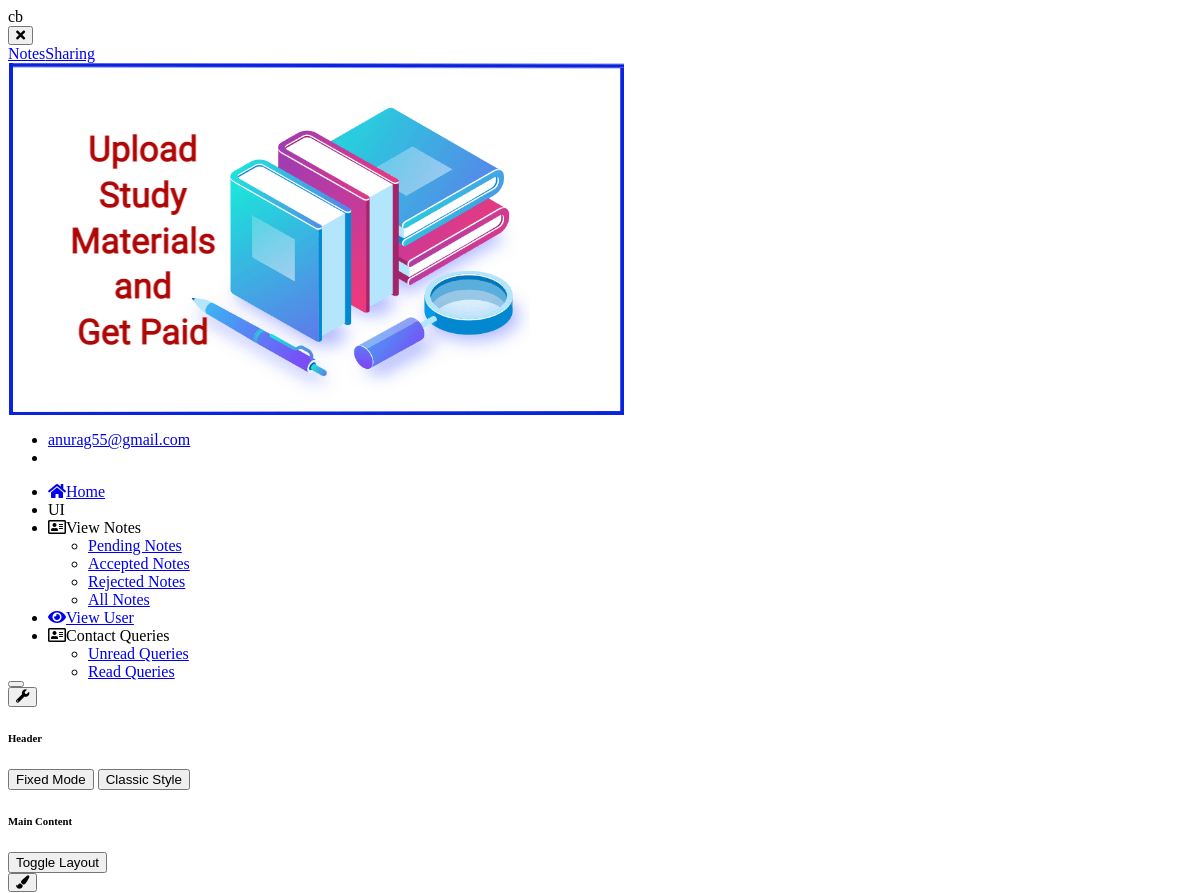
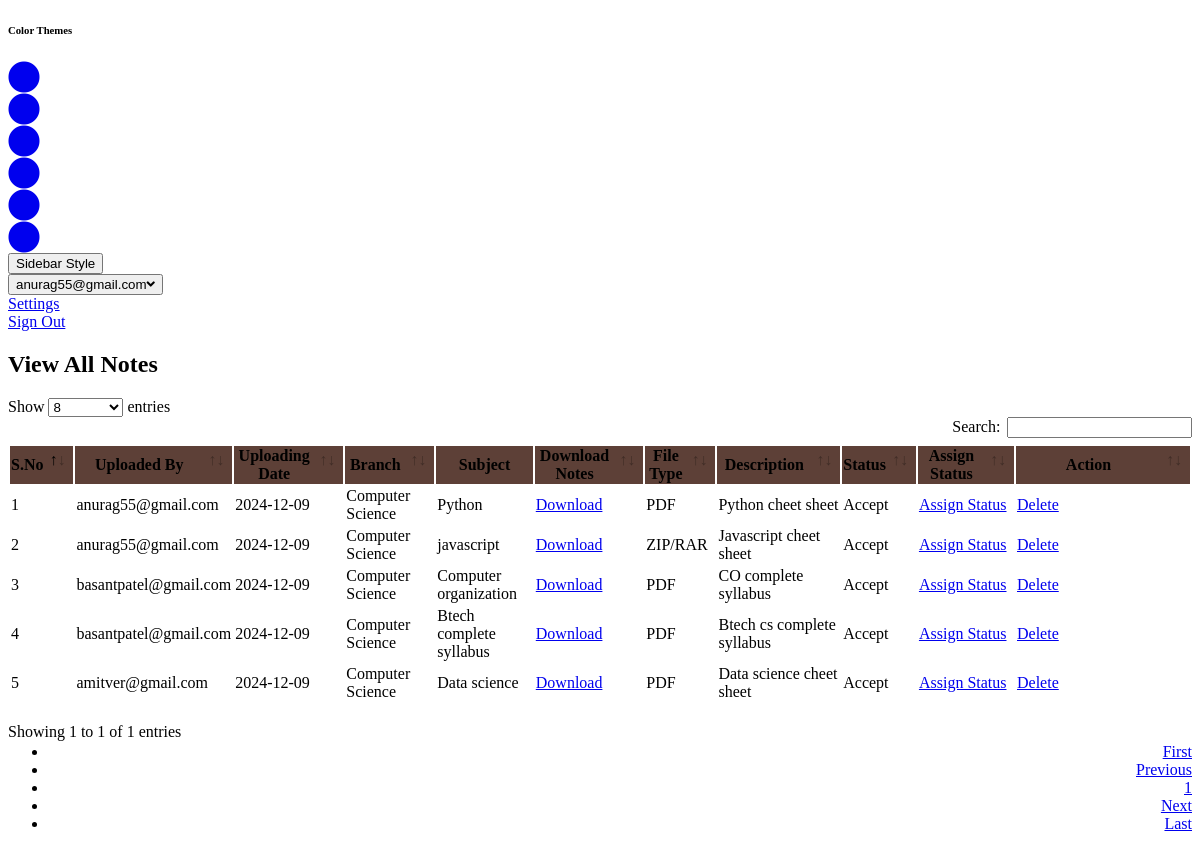
Screenshot of /all_notes (signed in) with the database file from the repository (2 pictures, top to bottom).
### notes/models.py (models this page shows, shortened)
class Notes(models.Model):
    user = models.ForeignKey(User,on_delete=models.CASCADE)
    uploadingdate = models.CharField(max_length=30)
    branch = models.CharField(max_length=30)
    subject = models.CharField(max_length=30)
    notesfile = models.FileField(null=True)
    filetype = models.CharField(max_length=30)
    description = models.CharField(max_length=200, null=True)
    status = models.CharField(max_length=15)

### notes/views.py (the view)
# urls.py: path('all_notes', all_notes, name='all_notes'),
def all_notes(request):
    if not request.user.is_authenticated:
        return redirect('login_admin')
    notes = Notes.objects.all()
    d = {'notes':notes}
    return render(request, 'all_notes.html',d)

### notes/templates/all_notes.html (shortened to what this page needs)
{% load static %}
<html lang="en" class="no-focus">
  <head>
    <link
      rel="stylesheet"
      href="{% static 'js/plugins/datatables/dataTables.bootstrap4.min.css' %}"
    />
    <link
      rel="stylesheet"
      id="css-main"
      href="{% static 'css1/codebase.min.css' %}"
    />
  </head>
  <body>
    <div
      id="page-container"
      class="sidebar-o sidebar-inverse side-scroll page-header-fixed main-content-narrow"
    >
      {% include "sidebar.html" %} {% include "admin_nav.html" %}
      <main id="main-container">
        <div class="content">
          <h2 class="content-heading text-danger">View All Notes</h2>
          <div class="block">
            <div class="block-content block-content-full">
              <table
                class="table table-bordered table-striped table-responsive table-vcenter js-dataTable-full-pagination"
                style="width: 100%"
              >
                <thead class="text-white" style="background-color: #5d4037">
                  <tr>
                    <th class="text-center">S.No</th>
                    <th class="d-none d-sm-table-cell">Uploaded By</th>
                    <th class="d-none d-sm-table-cell">Uploading Date</th>
                    <th class="d-none d-sm-table-cell">Branch</th>
                    <th class="d-none d-sm-table-cell">Subject</th>
                    <th class="d-none d-sm-table-cell">Download Notes</th>
                    <th class="d-none d-sm-table-cell">File Type</th>
                    <th class="d-none d-sm-table-cell">Description</th>
                    <th class="d-none d-sm-table-cell">Status</th>
                    <th class="d-none d-sm-table-cell">Assign Status</th>
                    <th class="d-none d-sm-table-cell" style="width: 15%">
                      Action
                    </th>
                  </tr>
                </thead>
                {% for i in notes %}
                <tbody>
                  <tr>
                    <td class="text-center">{{forloop.counter}}</td>
                    <td class="font-w600">{{i.user.username}}</td>
                    <td class="font-w600">{{i.uploadingdate}}</td>
                    <td class="font-w600">{{i.branch}}</td>
                    <td class="font-w600">{{i.subject}}</td>
                    <td class="font-w600">
                      <a
                        href="{{i.notesfile.url}}"
                        class="btn btn-success"
                        download
                        >Download</a
                      >
                    </td>
                    <td class="font-w600">{{i.filetype}}</td>
                    <td class="font-w600">{{i.description}}</td>
                    <td class="font-w600">{{i.status}}</td>
                    <td class="font-w600">
                      <a
                        href="{% url 'assign_status' i.id %}"
                        class="btn btn-success"
                        >Assign&nbsp;Status</a
                      >
                    </td>
                    <td class="font-w600">
                      <a
                        href="{% url 'delete_notes' i.id %}"
                        class="btn btn-danger"
                        onclick="return confirm('Are your sure to Delete ?')"
                        >Delete</a
                      >
                    </td>
                  </tr>
                  {% endfor %}
                </tbody>
              </table>
            </div>
          </div>
        </div>
      </main>
    </div>
    <link
      rel="stylesheet"
      href="https://use.fontawesome.com/releases/v5.6.3/css/all.css"
    />
  </body>
</html>

### notes/templates/sidebar.html (shortened to what this page needs)
{% load static %}
   <nav id="sidebar">
                <div id="sidebar-scroll">
                    <div class="sidebar-content">
                        <div class="content-header content-header-fullrow px-15">
                            <div class="content-header-section sidebar-mini-visible-b">
                                <span class="content-header-item font-w700 font-size-xl float-left animated fadeIn">
                                    <span class="text-dual-primary-dark">c</span><span class="text-primary">b</span>
                                </span>
                            </div>
                            <div class="content-header-section text-center align-parent sidebar-mini-hidden">
                                <button type="button" class="btn btn-circle btn-dual-secondary d-lg-none align-v-r" data-toggle="layout" data-action="sidebar_close">
                                    <i class="fa fa-times text-danger"></i>
                                </button>
                                <div class="content-header-item">
                                    <a class="link-effect font-w700" href="{% url 'admin_home' %}">
                                           <span class="font-size-xl text-dual-primary-dark">Notes</span><span class="font-size-xl text-primary">Sharing</span>
                                    </a>
                                </div>
                            </div>
                        </div>
                        <div class="content-side content-side-full content-side-user px-10 align-parent">
                            <div class="sidebar-mini-hidden-b text-center">
                                <img class="img-avatar" src="{% static 'img/user1.png' %}" alt="">
                                <ul class="list-inline mt-10">
                                    <li class="list-inline-item">
                                        <a class="link-effect text-dual-primary-dark font-size-xs font-w600 text-uppercase" href="{% url 'admin_home' %}">{{ request.user.username }}</a>
                                    </li>
                                    <li class="list-inline-item">
                                    </li>
                                </ul>
                            </div>
                        </div>
                        <div class="content-side content-side-full">
                            <ul class="nav-main">
                                <li class="open">
                                    <a href="{% url 'admin_home' %}"><i class="fas fa-home"></i><span class="sidebar-mini-hide">Home</span></a>
                                </li>
                                <li class="nav-main-heading"><span class="sidebar-mini-visible">UI</span></li>
                                <li>
                                    <a class="nav-submenu" data-toggle="nav-submenu"><i class="far fa-address-card"></i>View Notes</a>
                                    <ul>
                                        <li>
                                            <a href="{% url 'pending_notes' %}">Pending Notes</a>
                                        </li>
                                        <li>
                                            <a href="{% url 'accepted_notes' %}">Accepted Notes</a>
                                        </li>
                                        <li>
                                            <a href="{% url 'rejected_notes' %}">Rejected Notes</a>
                                        </li>
                                        <li>
                                            <a href="{% url 'all_notes' %}">All Notes</a>
                                        </li>
                                    </ul>
                                </li>
                                <li>
                                    <a  href="{% url 'view_users' %}"><i class="fas fa-eye"></i><span class="sidebar-mini-hide">View User</span></a>
                                </li>
                                <li>
                                    <a class="nav-submenu" data-toggle="nav-submenu"><i class="far fa-address-card"></i>Contact Queries</a>
                                    <ul>
                                        <li>
                                            <a href="{% url 'unread_queries' %}">Unread Queries</a>
                                        </li>
                                        <li>
                                            <a href="{% url 'read_queries' %}">Read Queries</a>
                                        </li>
                                    </ul>
                                </li>
                           </ul>
                        </div>
                    </div>
                </div>
            </nav>

### notes/templates/admin_nav.html (shortened to what this page needs)
{% load static %}
            <header id="page-header">
                <div class="content-header">
                    <div class="content-header-section">
                        <button type="button" class="btn btn-circle btn-dual-secondary" data-toggle="layout" data-action="sidebar_toggle">
                        </button>
                        <div class="btn-group" role="group">
                            <button type="button" class="btn btn-circle btn-dual-secondary" id="page-header-options-dropdown" data-toggle="dropdown" aria-haspopup="true" aria-expanded="false">
                                <i class="fa fa-wrench"></i>
                            </button>
                            <div class="dropdown-menu" aria-labelledby="page-header-options-dropdown">
                                <h6 class="dropdown-header">Header</h6>
                                <button type="button" class="btn btn-sm btn-block btn-alt-secondary" data-toggle="layout" data-action="header_fixed_toggle">Fixed Mode</button>
                                <button type="button" class="btn btn-sm btn-block btn-alt-secondary d-none d-lg-block mb-10" data-toggle="layout" data-action="header_style_classic">Classic Style</button>
                                <div class="d-none d-xl-block">
                                    <h6 class="dropdown-header">Main Content</h6>
                                    <button type="button" class="btn btn-sm btn-block btn-alt-secondary mb-10" data-toggle="layout" data-action="content_layout_toggle">Toggle Layout</button>
                                </div>
                            </div>
                        </div>
                        <div class="btn-group" role="group">
                            <button type="button" class="btn btn-circle btn-dual-secondary" id="page-header-themes-dropdown" data-toggle="dropdown" aria-haspopup="true" aria-expanded="false">
                                <i class="fa fa-paint-brush"></i>
                            </button>
                            <div class="dropdown-menu min-width-150" aria-labelledby="page-header-themes-dropdown">
                                <h6 class="dropdown-header text-center">Color Themes</h6>
                                <div class="row no-gutters text-center mb-5">
                                    <div class="col-4 mb-5">
                                        <a class="text-default" data-toggle="theme" data-theme="default" href="javascript:void(0)">
                                            <i class="fa fa-2x fa-circle"></i>
                                        </a>
                                    </div>
                                    <div class="col-4 mb-5">
                                        <a class="text-elegance" data-toggle="theme" data-theme="{% static 'css1/themes/elegance.min.css' %}" href="javascript:void(0)">
                                            <i class="fa fa-2x fa-circle"></i>
                                        </a>
                                    </div>
                                    <div class="col-4 mb-5">
                                        <a class="text-pulse" data-toggle="theme" data-theme="{% static 'css1/themes/pulse.min.css' %}" href="javascript:void(0)">
                                            <i class="fa fa-2x fa-circle"></i>
                                        </a>
                                    </div>
                                    <div class="col-4 mb-5">
                                        <a class="text-flat" data-toggle="theme" data-theme="{% static 'css1/themes/flat.min.css' %}" href="javascript:void(0)">
                                            <i class="fa fa-2x fa-circle"></i>
                                        </a>
                                    </div>
                                    <div class="col-4 mb-5">
                                        <a class="text-corporate" data-toggle="theme" data-theme="{% static 'css1/themes/corporate.min.css' %}" href="javascript:void(0)">
                                            <i class="fa fa-2x fa-circle"></i>
                                        </a>
                                    </div>
                                    <div class="col-4 mb-5">
                                        <a class="text-earth" data-toggle="theme" data-theme="{% static 'css1/themes/earth.min.css' %}" href="javascript:void(0)">
                                            <i class="fa fa-2x fa-circle"></i>
                                        </a>
                                    </div>
                                </div>
                                <button type="button" class="btn btn-sm btn-block btn-alt-secondary mb-10" data-toggle="layout" data-action="sidebar_style_inverse_toggle">Sidebar Style</button>
                            </div>
                        </div>
                    </div>
                    <div class="content-header-section">
                        <div class="btn-group" role="group">
                            <button type="button" class="btn btn-rounded btn-dual-secondary" id="page-header-user-dropdown" data-toggle="dropdown" aria-haspopup="true" aria-expanded="false">
                                {{ request.user.username}}<i class="fa fa-angle-down ml-5"></i>
                            </button>
                            <div class="dropdown-menu dropdown-menu-right min-width-150" aria-labelledby="page-header-user-dropdown">
                                <a class="dropdown-item" href="{% url 'change_passwordadmin' %}" data-toggle="layout" data-action="side_overlay_toggle">
                                     Settings
                                </a>
                                <a class="dropdown-item" href="{% url 'logout' %}">
                                     Sign Out
                                </a>
                            </div>
                        </div>
                    </div>
                </div>
            </header>

### rows the page displays
Notes: user.username "anurag55@gmail.com", uploadingdate "2024-12-09", branch "Computer Science", subject "Python", filetype "PDF", description "Python cheet sheet", status "Accept"
Notes: user.username "anurag55@gmail.com", uploadingdate "2024-12-09", branch "Computer Science", subject "javascript", filetype "ZIP/RAR", description "Javascript cheet sheet", status "Accept"
Notes: user.username "basantpatel@gmail.com", uploadingdate "2024-12-09", branch "Computer Science", subject "Computer organization", filetype "PDF", description "CO complete syllabus", status "Accept"
Notes: user.username "basantpatel@gmail.com", uploadingdate "2024-12-09", branch "Computer Science", subject "Btech complete syllabus", filetype "PDF", description "Btech cs complete syllabus", status "Accept"
Notes: user.username "amitver@gmail.com", uploadingdate "2024-12-09", branch "Computer Science", subject "Data science", filetype "PDF", description "Data science cheet sheet", status "Accept"

### other values shown
{{ request.user.username }} "anurag55@gmail.com"
